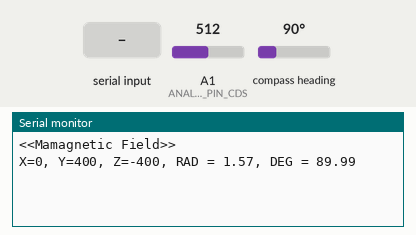
This sketch was run on a simulated Arduino Uno, built with avr-gcc and run on an emulated ATmega328P. On the bench: the last lines printed to the serial monitor. Wiring (inferred from the names in the program): HMC5883L compass at I2C address 0x1E. The inputs (shaded band) are chosen by the test bench; at power-on: A1 (ANALOG_PIN_CDS) = 512, compass heading 90°.

Above: at 1.2 s.
1.3 s: "90,45,200\n" received over the second serial link
At 1.63 s:
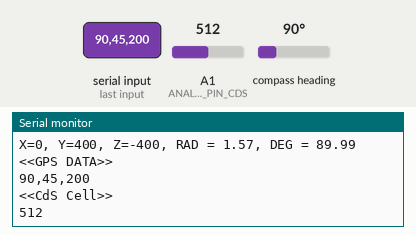
2.8 s: "90,45\n" received over the second serial link
At 4.1 s:
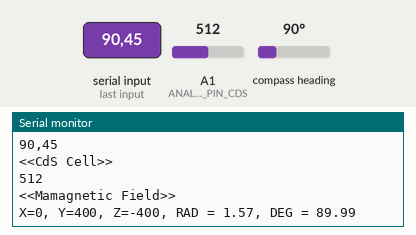

Measured:
- after the input at 1.3 s, the serial monitor: prints a new line at once (image 1)
- after the input at 2.8 s, the serial monitor: prints a new line at once (image 2)

The sketch:

PDR.ino
```cpp
#include <Wire.h>				// for I2C通信
#include <math.h>				// atan2とか
#include <SoftwareSerial.h>		// for GPS Serial通信

// #########################################
// 関数プロトタイプ宣言
// #########################################
unsigned char i2cRead(unsigned char regAddress);					// I2C read
void i2cWrite(unsigned char regAddress, unsigned char data);		// I2C write
void sendMaget();													// 地磁気データをSerial.print
void sendGPS();														// GPSデータをSerial.print
void getMagnetData(int *magnetData);								// 地磁気データを取得
// #########################################

// #########################################
// 定数定義
// #########################################

// 地磁気センサ
#define HMC5883L_ADDRESS 0x1E		//7bit ADDRESS for I2C通信の素子識別アドレス

// CdS光センサ
#define ANALOG_PIN_CDS 1			// 光センサのアナログin

// GPS
#define PIN_GPS_RX 10				//GPS Rx (GPSのData Out) のピン番号
#define PIN_GPS_TX 11				//GPS Tx (GPSのData In) のピン番号
// #########################################

// #########################################
// Global変数定義
// #########################################

// 地磁気センサ

// GPS

// #########################################


// #########################################
// GPSセンサの設定
// #########################################
SoftwareSerial g_gps(PIN_GPS_RX, PIN_GPS_TX);                          //(rx,tx)
//SoftwareSerial g_gps(6, 7);                          //(rx,tx)
// #########################################

void setup() {
	Wire.begin();
	Serial.begin(9600);
	g_gps.begin(9600);     // g_gps（Serial通信）の開始
	delay(10);

	i2cWrite(0x02,0x00);			// 地磁気センサの設定


}


void loop() {

	// arduinoの仕様がよくわからんのだが，
	// loop関数内でnew変数定義して回してるとメモリーリーク起こすかもしれないのでwhileでくくった
	// うーん，測定値データとかはグローバルに宣言してもいいかもなぁ...

	while(1) {
		sendMaget();
		sendGPS();
		sendCds();

		delay(500);
	}
}

void sendCds() {
	Serial.print("<<CdS Cell>>\n");
	Serial.print(analogRead(ANALOG_PIN_CDS));
	Serial.print("\n");
}


void sendMaget() {
	int magnetData[3] = {0,0,0};		// 地磁気データ格納配列初期化
	double magnetXyDegree = 0;			// 地磁気XY方向
	double magnetXyRadian = 0;			// 地磁気XY方向
	Serial.print("<<Mamagnetic Field>>\n");

	getMagnetData(magnetData);		// 配列ポインタを渡す
	magnetXyRadian = atan2((double)magnetData[1], (double)magnetData[0]);		// arctan(Y,X)
	magnetXyDegree = magnetXyRadian * 180 /3.142;

	Serial.print("X=");
	Serial.print(magnetData[0]);
	Serial.print(", Y=");
	Serial.print(magnetData[1]);
	Serial.print(", Z=");
	Serial.print(magnetData[2]);
	Serial.print(", RAD = ");
	Serial.print(magnetXyRadian);
	Serial.print(", DEG = ");
	Serial.print(magnetXyDegree);
	Serial.print("\n");
	return;
}


void sendGPS() {


  char buf[256];
  int count = 0;
  char *gpsLatRaw, *gpsLongRaw, *gpsWorE, *gpsAltRaw; // 南半球対応せず  東経西経はgpsWorEに格納
  double gpsLat, gpsLong, gpsAlt;                     // 扱いやすいように ＆ 0.01倍するための変数

  char *temp1, *temp2, *temp3, *temp4, *temp5, *temp6, *temp7, *temp8, *temp9;

  do{                                   // bufにgpsデータ保存
    if(g_gps.available()){
      buf[count]= g_gps.read();
      count++;
    }
    if(count > 250) break;
  }while(buf[count - 1] != 0x0A);
  buf[count] = '\0';

  if(0== strncmp("$GPGGA", buf, 6)){       // 行頭を比較して緯度経度のデータ行抽出
   if(1){                                  // 行の文字数が少ないとき弾く。。。？？（未実装、今のままだとgps取得してないときにバグるかも）
    Serial.println("<<GPS DATA>>");
    Serial.print(buf);                    // ＄GPGGAの生データ表示
    temp1 = strtok(buf,",");                       // ,で区切る
    Serial.print("<1>");
	Serial.print(temp1);
    temp2 = strtok(NULL,",");
    Serial.print("<2>");
	Serial.print(temp2);

    Serial.print("<3>");
    gpsLatRaw = strtok(NULL,",");
	Serial.print(gpsLatRaw);

    temp4 = strtok(NULL,",");
    Serial.print("<4>");
	Serial.print(temp4);

    gpsLongRaw = strtok(NULL,",");
    Serial.print("<5>");
	Serial.print(gpsLongRaw);

    gpsWorE = strtok(NULL,",");
    Serial.print("<6>");
	Serial.print(gpsWorE);


    temp7 = strtok(NULL,",");
    Serial.print("<7>");
	Serial.print(temp7);

    temp8 = strtok(NULL,",");
    Serial.print("<8>");
	Serial.print(temp8);

    temp9 = strtok(NULL,",");
    Serial.print("<9>");
	Serial.print(temp9);

    gpsAltRaw = strtok(NULL,",");
    Serial.print("<10>");
	Serial.print(gpsAltRaw);

    gpsLat = atof(gpsLatRaw);           //char→double
    gpsLong = atof(gpsLongRaw);
    gpsAlt = atof(gpsAltRaw);

    gpsLat= gpsLat*0.01;                 //生データはddmm.mmmmなので0.01倍
    gpsLong = gpsLong*0.01;

    Serial.print("Latitude = ");
    Serial.print(gpsLat,6);
    Serial.print(" N, Longitude = ");
    Serial.print(gpsLong,6);
    Serial.print(" ");
    Serial.print(gpsWorE);
    Serial.print(", Altitude = ");
    Serial.print(gpsAlt);
    Serial.println(" m");

   }
   } else {
   	Serial.println("<<GPS DATA>>");
   	Serial.println(buf);                    // ＄生データ表示
  }


//  if (g_gps.available()) {
//    Serial.write(g_gps.read());
//  }


}


void getMagnetData(int *magnetData)
{

	// 順番がXZYなので注意！
	unsigned char magnetXMsb = i2cRead(0x03);
	unsigned char magnetXLsb = i2cRead(0x04);
	unsigned char magnetZMsb = i2cRead(0x05);
	unsigned char magnetZLsb = i2cRead(0x06);
	unsigned char magnetYMsb = i2cRead(0x07);
	unsigned char magnetYLsb = i2cRead(0x08);

	int magnetX12 = magnetXMsb;
	magnetX12 = ((magnetX12 << 8) & 0xFF00) | magnetXLsb; //SHIFT & GET 12bit DATA WITH MSB
	int magnetY12 = magnetYMsb;
	magnetY12 = ((magnetY12 << 8) & 0xFF00) | magnetYLsb; //SHIFT & GET 12bit DATA WITH MSB
	int magnetZ12 = magnetZMsb;
	magnetZ12 = ((magnetZ12 << 8) & 0xFF00) | magnetZLsb; //SHIFT & GET 12bit DATA WITH MSB

	magnetData[0] = magnetX12;
	magnetData[1] = magnetY12;
	magnetData[2] = magnetZ12;

//	X_DOUBLE = magnetX_12;                       //CONVERT TO DOUBLE (FOR atan2)
//	Y_DOUBLE = magnetY_12;                       //CONVERT TO DOUBLE (FOR atan2)
//
//	RAD_RESULT = atan2(Y_DOUBLE,X_DOUBLE); //GET RADIAN
//	DEG_RESULT = RAD_RESULT * 180 /3.142;  //GET DEGREE

	return;
}


unsigned char i2cRead(unsigned char regAddress)
{
	Wire.beginTransmission(HMC5883L_ADDRESS);
	Wire.write(regAddress);
	Wire.endTransmission(false);
	Wire.requestFrom(HMC5883L_ADDRESS,1);
	return  Wire.read();
}


void i2cWrite(unsigned char regAddress, unsigned char data)
{
	Wire.beginTransmission(HMC5883L_ADDRESS);
	Wire.write(regAddress);
	Wire.write(data);
	Wire.endTransmission(false);
}
```
